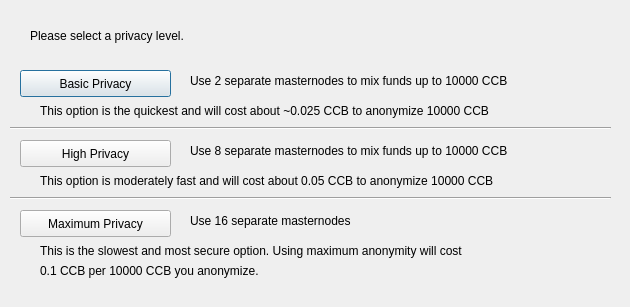
<?xml version="1.0" encoding="UTF-8"?>
<ui version="4.0">
 <class>DarksendConfig</class>
 <widget class="QDialog" name="DarksendConfig">
  <property name="geometry">
   <rect>
    <x>0</x>
    <y>0</y>
    <width>630</width>
    <height>307</height>
   </rect>
  </property>
  <property name="windowTitle">
   <string>Configure Darksend</string>
  </property>
  <widget class="QPushButton" name="buttonBasic">
   <property name="geometry">
    <rect>
     <x>20</x>
     <y>70</y>
     <width>151</width>
     <height>27</height>
    </rect>
   </property>
   <property name="text">
    <string>Basic Privacy</string>
   </property>
  </widget>
  <widget class="QPushButton" name="buttonHigh">
   <property name="geometry">
    <rect>
     <x>20</x>
     <y>140</y>
     <width>151</width>
     <height>27</height>
    </rect>
   </property>
   <property name="text">
    <string>High Privacy</string>
   </property>
  </widget>
  <widget class="QPushButton" name="buttonMax">
   <property name="geometry">
    <rect>
     <x>20</x>
     <y>210</y>
     <width>151</width>
     <height>27</height>
    </rect>
   </property>
   <property name="text">
    <string>Maximum Privacy</string>
   </property>
  </widget>
  <widget class="QLabel" name="label">
   <property name="geometry">
    <rect>
     <x>30</x>
     <y>20</y>
     <width>571</width>
     <height>31</height>
    </rect>
   </property>
   <property name="text">
    <string>Please select a privacy level.</string>
   </property>
  </widget>
  <widget class="QLabel" name="label_2">
   <property name="geometry">
    <rect>
     <x>190</x>
     <y>70</y>
     <width>421</width>
     <height>21</height>
    </rect>
   </property>
   <property name="text">
    <string>Use 2 separate masternodes to mix funds up to 10000 CCB</string>
   </property>
  </widget>
  <widget class="QLabel" name="label_3">
   <property name="geometry">
    <rect>
     <x>190</x>
     <y>140</y>
     <width>411</width>
     <height>21</height>
    </rect>
   </property>
   <property name="text">
    <string>Use 8 separate masternodes to mix funds up to 10000 CCB</string>
   </property>
  </widget>
  <widget class="QLabel" name="label_4">
   <property name="geometry">
    <rect>
     <x>190</x>
     <y>210</y>
     <width>421</width>
     <height>21</height>
    </rect>
   </property>
   <property name="text">
    <string>Use 16 separate masternodes</string>
   </property>
  </widget>
  <widget class="QLabel" name="label_6">
   <property name="geometry">
    <rect>
     <x>40</x>
     <y>100</y>
     <width>561</width>
     <height>21</height>
    </rect>
   </property>
   <property name="text">
    <string>This option is the quickest and will cost about ~0.025 CCB to anonymize 10000 CCB</string>
   </property>
  </widget>
  <widget class="QLabel" name="label_7">
   <property name="geometry">
    <rect>
     <x>40</x>
     <y>170</y>
     <width>561</width>
     <height>21</height>
    </rect>
   </property>
   <property name="text">
    <string>This option is moderately fast and will cost about 0.05 CCB to anonymize 10000 CCB</string>
   </property>
  </widget>
  <widget class="QLabel" name="label_8">
   <property name="geometry">
    <rect>
     <x>40</x>
     <y>240</y>
     <width>561</width>
     <height>21</height>
    </rect>
   </property>
   <property name="text">
    <string>This is the slowest and most secure option. Using maximum anonymity will cost</string>
   </property>
  </widget>
  <widget class="QLabel" name="label_9">
   <property name="geometry">
    <rect>
     <x>40</x>
     <y>260</y>
     <width>561</width>
     <height>21</height>
    </rect>
   </property>
   <property name="text">
    <string>0.1 CCB per 10000 CCB you anonymize.</string>
   </property>
  </widget>
  <widget class="Line" name="line">
   <property name="geometry">
    <rect>
     <x>10</x>
     <y>120</y>
     <width>601</width>
     <height>16</height>
    </rect>
   </property>
   <property name="orientation">
    <enum>Qt::Horizontal</enum>
   </property>
  </widget>
  <widget class="Line" name="line_2">
   <property name="geometry">
    <rect>
     <x>10</x>
     <y>190</y>
     <width>601</width>
     <height>16</height>
    </rect>
   </property>
   <property name="orientation">
    <enum>Qt::Horizontal</enum>
   </property>
  </widget>
 </widget>
 <resources/>
 <connections/>
</ui>
